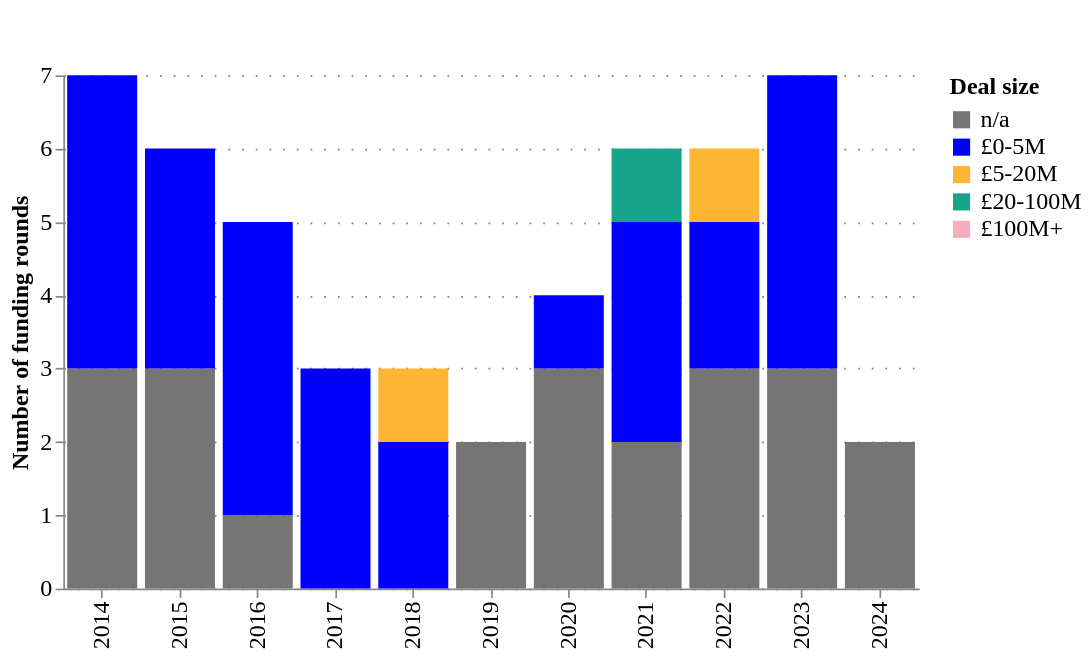

Here is the notebook cell this chart was saved with:
### Code cell
analysis_crunchbase.chart_deal_sizes_counts(deal_counts_df)

### Figure 1 — Vega-Lite specification as saved in the notebook (floating-point values rounded to 4 significant figures)
{"config": {"title": {"font": "Averta", "anchor": "start"}, "subtitle": {"font": "Averta"}, "axis": {"labelFont": "Averta", "titleFont": "Averta", "gridColor": "grey", "gridDash": [1, 7], "labelFontSize": 14, "titleFontSize": 14}, "header": {"labelFont": "Averta", "titleFont": "Averta"}, "legend": {"labelFont": "Averta", "titleFont": "Averta", "labelFontSize": 14, "titleFontSize": 14}, "range": {"category": ["#0000FF", "#FDB633", "#18A48C", "#9A1BBE", "#EB003B", "#FF6E47", "#646363", "#0F294A", "#97D9E3", "#A59BEE", "#F6A4B7", "#D2C9C0", "#FFFFFF", "#000000"], "ordinal": {"scheme": ["#0000FF", "#FDB633", "#18A48C", "#9A1BBE", "#EB003B", "#FF6E47", "#646363", "#0F294A", "#97D9E3", "#A59BEE", "#F6A4B7", "#D2C9C0", "#FFFFFF", "#000000"]}}, "view": {"strokeWidth": 0}}, "data": {"name": "data-ffa429c94185adffde53c13c17917677"}, "mark": {"type": "bar"}, "encoding": {"color": {"field": "deal_size", "scale": {"domain": ["n/a", "£0-5M", "£5-20M", "£20-100M", "£100M+"], "range": ["#757575", "#0000FF", "#FDB633", "#18A48C", "#F6ADBD"]}, "title": "Deal size", "type": "nominal"}, "order": {"field": "order", "type": "quantitative"}, "tooltip": [{"field": "year", "type": "quantitative"}, {"field": "deal_size", "type": "nominal"}, {"field": "counts", "type": "quantitative"}], "x": {"field": "year", "title": "", "type": "ordinal"}, "y": {"field": "counts", "title": "Number of funding rounds", "type": "quantitative"}}, "height": 300, "title": {"anchor": "start", "text": ["", ""], "subtitle": "", "subtitleFont": "Averta", "subtitleFontSize": 14}, "width": 500, "$schema": "https://vega.github.io/schema/vega-lite/v5.20.1.json", "datasets": {"data-ffa429c94185adffde53c13c17917677": [{"year": 2014, "deal_size": "n/a", "counts": 3, "order": 0}, {"year": 2014, "deal_size": "£0-5M", "counts": 4, "order": 1}, {"year": 2014, "deal_size": "£5-20M", "counts": 0, "order": 2}, {"year": 2014, "deal_size": "£20-100M", "counts": 0, "order": 3}, {"year": 2014, "deal_size": "£100M+", "counts": 0, "order": 4}, {"year": 2015, "deal_size": "n/a", "counts": 3, "order": 0}, {"year": 2015, "deal_size": "£0-5M", "counts": 3, "order": 1}, {"year": 2015, "deal_size": "£5-20M", "counts": 0, "order": 2}, {"year": 2015, "deal_size": "£20-100M", "counts": 0, "order": 3}, {"year": 2015, "deal_size": "£100M+", "counts": 0, "order": 4}, {"year": 2016, "deal_size": "n/a", "counts": 1, "order": 0}, {"year": 2016, "deal_size": "£0-5M", "counts": 4, "order": 1}, {"year": 2016, "deal_size": "£5-20M", "counts": 0, "order": 2}, {"year": 2016, "deal_size": "£20-100M", "counts": 0, "order": 3}, {"year": 2016, "deal_size": "£100M+", "counts": 0, "order": 4}, {"year": 2017, "deal_size": "n/a", "counts": 0, "order": 0}, {"year": 2017, "deal_size": "£0-5M", "counts": 3, "order": 1}, {"year": 2017, "deal_size": "£5-20M", "counts": 0, "order": 2}, {"year": 2017, "deal_size": "£20-100M", "counts": 0, "order": 3}, {"year": 2017, "deal_size": "£100M+", "counts": 0, "order": 4}, {"year": 2018, "deal_size": "n/a", "counts": 0, "order": 0}, {"year": 2018, "deal_size": "£0-5M", "counts": 2, "order": 1}, {"year": 2018, "deal_size": "£5-20M", "counts": 1, "order": 2}, {"year": 2018, "deal_size": "£20-100M", "counts": 0, "order": 3}, {"year": 2018, "deal_size": "£100M+", "counts": 0, "order": 4}, {"year": 2019, "deal_size": "n/a", "counts": 2, "order": 0}, {"year": 2019, "deal_size": "£0-5M", "counts": 0, "order": 1}, {"year": 2019, "deal_size": "£5-20M", "counts": 0, "order": 2}, {"year": 2019, "deal_size": "£20-100M", "counts": 0, "order": 3}, {"year": 2019, "deal_size": "£100M+", "counts": 0, "order": 4}, {"year": 2020, "deal_size": "n/a", "counts": 3, "order": 0}, {"year": 2020, "deal_size": "£0-5M", "counts": 1, "order": 1}, {"year": 2020, "deal_size": "£5-20M", "counts": 0, "order": 2}, {"year": 2020, "deal_size": "£20-100M", "counts": 0, "order": 3}, {"year": 2020, "deal_size": "£100M+", "counts": 0, "order": 4}, {"year": 2021, "deal_size": "n/a", "counts": 2, "order": 0}, {"year": 2021, "deal_size": "£0-5M", "counts": 3, "order": 1}, {"year": 2021, "deal_size": "£5-20M", "counts": 0, "order": 2}, {"year": 2021, "deal_size": "£20-100M", "counts": 1, "order": 3}, {"year": 2021, "deal_size": "£100M+", "counts": 0, "order": 4}, {"year": 2022, "deal_size": "n/a", "counts": 3, "order": 0}, {"year": 2022, "deal_size": "£0-5M", "counts": 2, "order": 1}, {"year": 2022, "deal_size": "£5-20M", "counts": 1, "order": 2}, {"year": 2022, "deal_size": "£20-100M", "counts": 0, "order": 3}, {"year": 2022, "deal_size": "£100M+", "counts": 0, "order": 4}, {"year": 2023, "deal_size": "n/a", "counts": 3, "order": 0}, {"year": 2023, "deal_size": "£0-5M", "counts": 4, "order": 1}, {"year": 2023, "deal_size": "£5-20M", "counts": 0, "order": 2}, {"year": 2023, "deal_size": "£20-100M", "counts": 0, "order": 3}, {"year": 2023, "deal_size": "£100M+", "counts": 0, "order": 4}, {"year": 2024, "deal_size": "n/a", "counts": 2, "order": 0}, {"year": 2024, "deal_size": "£0-5M", "counts": 0, "order": 1}, {"year": 2024, "deal_size": "£5-20M", "counts": 0, "order": 2}, {"year": 2024, "deal_size": "£20-100M", "counts": 0, "order": 3}, {"year": 2024, "deal_size": "£100M+", "counts": 0, "order": 4}]}}
